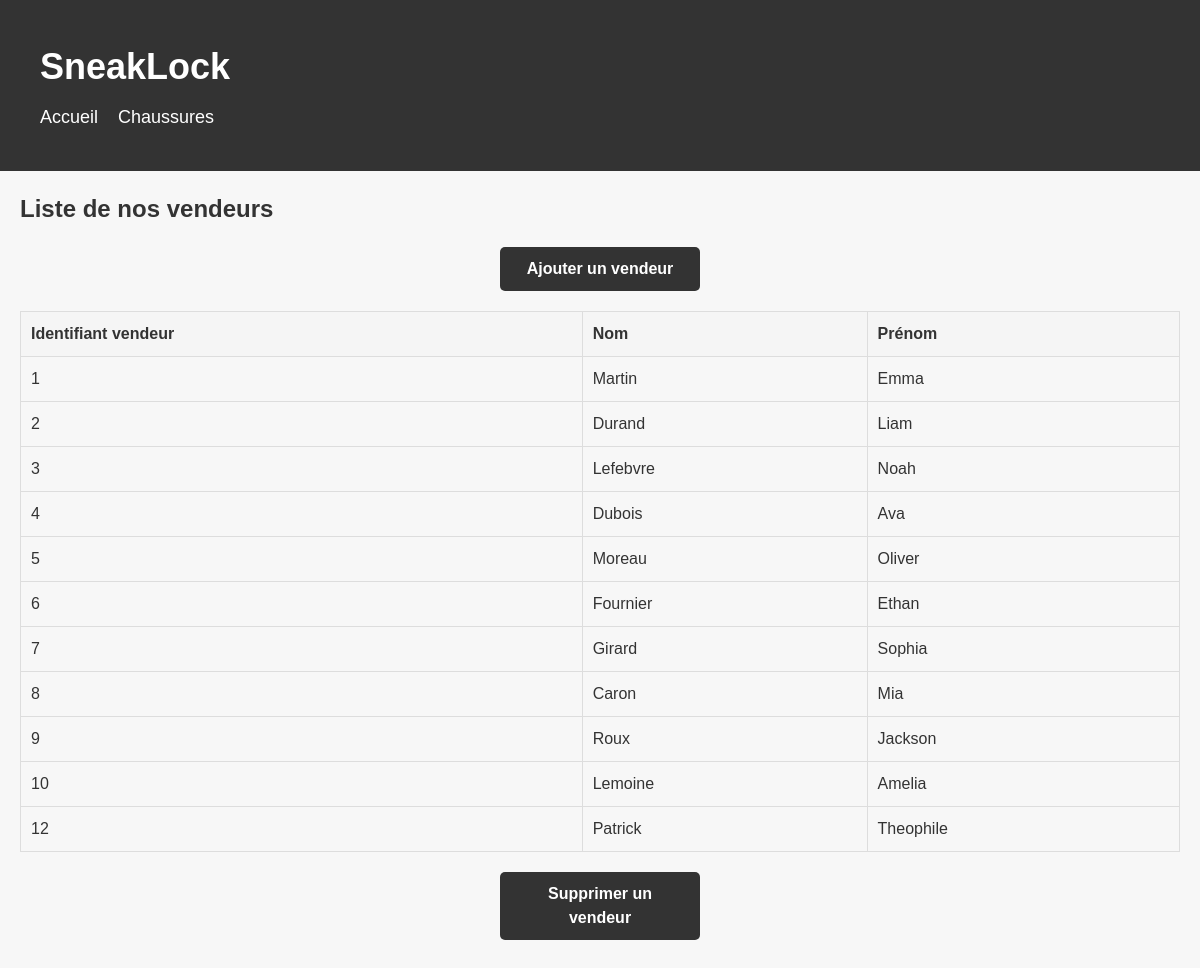
Page /vendeur.php on the committed database.
### tables this page shows
CREATE TABLE IF NOT EXISTS `vendeur` (
  `id_vendeur` int NOT NULL AUTO_INCREMENT,
  `nom` varchar(50) NOT NULL,
  `prenom` varchar(50) NOT NULL,
  `num_vendeur` int NOT NULL,
  PRIMARY KEY (`id_vendeur`)
);

### vendeur.php (the view, shortened to what this page needs)
<!DOCTYPE html>
<html lang="fr">
<head>
    <link rel="stylesheet" href="stylechaussure.css">
</head>
<body>
    <header>
        <div class="container">
            <h1>SneakLock</h1>
            <nav>
                <ul>
                    <li><a href="accueil.php">Accueil</a></li>
                    <li><a href="chaussure.php">Chaussures</a></li>
                </ul>
            </nav>
        </div>
    </header>
    <main>
    <div class="container">
        <h2>Liste de nos vendeurs</h2>
        <a href="ajoutvendeur.php" class="button">Ajouter un vendeur</a>
        <table>
            <thead>
                <tr>
                    <th>Identifiant vendeur</th>
                    <th>Nom</th>
                    <th>Prénom</th>
                </tr>
            </thead>
            <tbody>
                <?php
                $servername = "localhost";
                $username = "admin";
                $password = "root";
                $dbname = "sneaklock";
                $conn = mysqli_connect($servername, $username, $password, $dbname);
                $sql = "SELECT * FROM vendeur";
                $result = mysqli_query($conn, $sql);
                if (mysqli_num_rows($result) > 0) {
                    while ($row = mysqli_fetch_assoc($result)) {
                        echo "<tr>";
                        echo "<td>" . $row["id_vendeur"] . "</td>";
                        echo "<td>" . $row["nom"] . "</td>";
                        echo "<td>" . $row["prenom"] . "</td>";
                        echo "</tr>";
                    }
                } else {
                    echo "<tr><td colspan='4'>0 résultats</td></tr>";
                }
                ?>
            </tbody>
        </table>
        <a href="supprimervend.php" class="button">Supprimer un vendeur</a>
    </div>
</main>
</html>

### stylechaussure.css (style rules this page uses)
* { box-sizing: border-box; margin: 0; padding: 0; }
body { font-family: Arial, sans-serif; font-size: 16px; line-height: 1.5; color: #333; background-color: #f7f7f7; }
.container { max-width: 1200px; margin: 0 auto; padding: 20px; }
header { background-color: #333; color: #fff; padding: 20px; }
header h1 { font-size: 36px; font-weight: bold; }
nav { margin-top: 10px; }
nav ul { list-style: none; display: flex; }
nav li { margin-right: 20px; }
nav a { color: #fff; text-decoration: none; font-size: 18px; }
table { width: 100%; margin-top: 20px; border-collapse: collapse; border: 1px solid #ddd; }
thead { background-color: #f5f5f5; }
th, td { padding: 10px; text-align: left; border: 1px solid #ddd; }
th { font-weight: bold; }
.button { display: block; width: 200px; margin: 20px auto; padding: 10px 20px; text-align: center; background-color: #333; color: #fff; text-decoration: none; font-weight: bold; border-radius: 5px; }

### rows in the picture
vendeur: id_vendeur "1", nom "Martin", prenom "Emma"
vendeur: id_vendeur "2", nom "Durand", prenom "Liam"
vendeur: id_vendeur "3", nom "Lefebvre", prenom "Noah"
vendeur: id_vendeur "4", nom "Dubois", prenom "Ava"
vendeur: id_vendeur "5", nom "Moreau", prenom "Oliver"
vendeur: id_vendeur "6", nom "Fournier", prenom "Ethan"
vendeur: id_vendeur "7", nom "Girard", prenom "Sophia"
vendeur: id_vendeur "8", nom "Caron", prenom "Mia"
vendeur: id_vendeur "9", nom "Roux", prenom "Jackson"
vendeur: id_vendeur "10", nom "Lemoine", prenom "Amelia"
vendeur: id_vendeur "12", nom "Patrick", prenom "Theophile"
